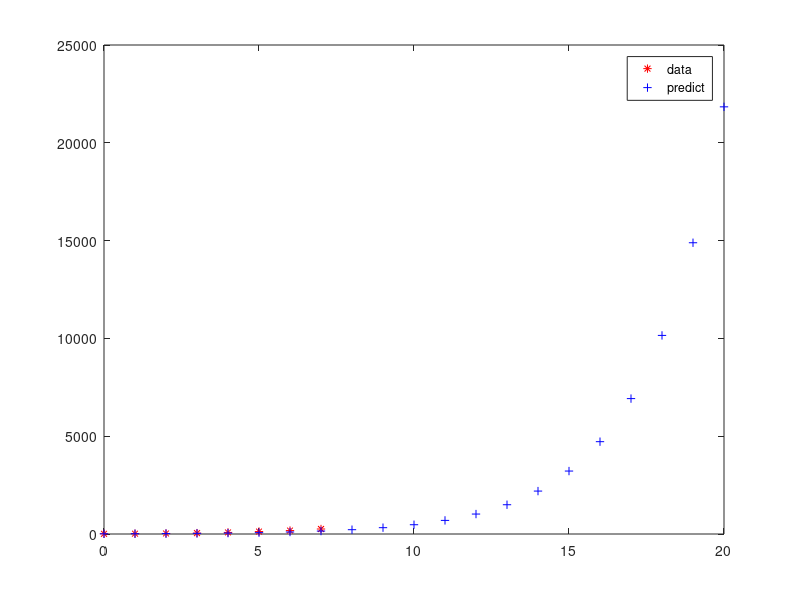

Reproduce this figure in MATLAB.
% Command to Clear the Workspace
clear all

% Command to Clear Command Window
clc

pn = [10.3 17.2 27 45.3 80.2 125.3 176.2 255.6]
dpn = zeros(1,7);
for i = 1:7;
  dpn(i) = pn(i+1) - pn(i);
endfor
dpn

new_pn = pn(1:7)

denom = sum(new_pn.^2)
numer = sum(new_pn.*dpn)

m = numer/denom

pn_predict = zeros(1, 21)
pn_predict(1) = 10.3
for i = 1:20;
  pn_predict (i+1) = (1+m) * pn_predict(i);
endfor
pn_predict


n = [0:7]; %first seven days
n_new = [0:20] % first 20days
plot(n,pn,'*r',n_new,pn_predict,'b+')
legend('data', 'predict')
